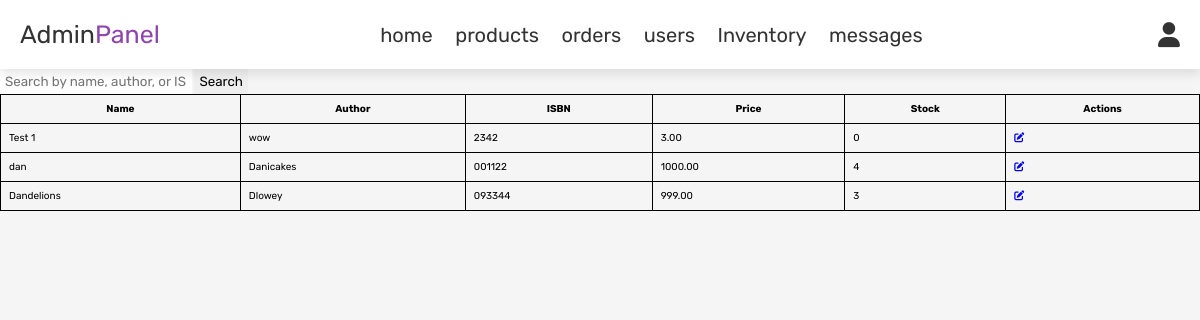
Screenshot of /admin_inventory.php (signed in) with the database file from the repository.
### tables this page shows
CREATE TABLE `products` (
  `id` int(11) NOT NULL,
  `name` varchar(255) NOT NULL,
  `author` varchar(255) NOT NULL,
  `price` decimal(10,2) NOT NULL,
  `image` varchar(255) NOT NULL,
  `isbn` varchar(255) NOT NULL,
  `stock` int(11) NOT NULL DEFAULT 0
);

### admin_inventory.php (the view, shortened to what this page needs)
<!DOCTYPE html>
<html lang="en">
<head>
   <link rel="stylesheet" href="https://cdnjs.cloudflare.com/ajax/libs/font-awesome/6.0.0/css/all.min.css">
   <link rel="stylesheet" href="css/admin_style.css">
</head>
<body style="font-family: Arial, sans-serif;">
   <?php include 'admin_header.php'; ?>
   <form method="GET" action="">
      <input type="text" name="search" placeholder="Search by name, author, or ISBN" style="padding: 5px;">
      <input type="submit" value="Search" style="padding: 5px;">
   </form>
   <?php
   include 'config.php';
   if (isset($_GET['search'])) {
      $search = mysqli_real_escape_string($conn, $_GET['search']);
      $query = "SELECT * FROM products WHERE name LIKE '%$search%' OR author LIKE '%$search%' OR isbn LIKE '%$search%'";
   } else {
      $query = "SELECT * FROM products";
   }
   $select_products = mysqli_query($conn, $query) or die('query failed');
   if (mysqli_num_rows($select_products) > 0) {
      echo "<table style='width: 100%; border-collapse: collapse;'>
               <tr>
                  <th style='border: 1px solid black; padding: 8px;'>Name</th>
                  <th style='border: 1px solid black; padding: 8px;'>Author</th>
                  <th style='border: 1px solid black; padding: 8px;'>ISBN</th>
                  <th style='border: 1px solid black; padding: 8px;'>Price</th>
                  <th style='border: 1px solid black; padding: 8px;'>Stock</th>
                  <th style='border: 1px solid black; padding: 8px;'>Actions</th>
               </tr>";
      while ($fetch_products = mysqli_fetch_assoc($select_products)) {
         echo "<tr>
                  <td style='border: 1px solid black; padding: 8px;'>" . $fetch_products['name'] . "</td>
                  <td style='border: 1px solid black; padding: 8px;'>" . $fetch_products['author'] . "</td>
                  <td style='border: 1px solid black; padding: 8px;'>" . $fetch_products['isbn'] . "</td>
                  <td style='border: 1px solid black; padding: 8px;'>" . $fetch_products['price'] . "</td>
                  <td style='border: 1px solid black; padding: 8px;'>" . $fetch_products['stock'] . "</td>
                  <td style='border: 1px solid black; padding: 8px;'>
                     <a href='admin_update.php?id=" . $fetch_products['id'] . "' class='update-btn'><i class='fas fa-edit'></i></a>
                  </td>
               </tr>";
      }
      echo "</table>";
   } else {
      echo '<p>No products found!</p>';
   }
   ?>
</body>
</html>

### css/admin_style.css (style rules this page uses)
:root { --purple:#8e44ad; --red:#c0392b; --orange:#f39c12; --black:#333; --white:#fff; --light-color:#666; --light-white:#ccc; --light-bg:#f5f5f5; --border:.1rem solid var(--black); --box-shadow:0 .5rem 1rem rgba(0,0,0,.1); }
* { font-family: 'Rubik', sans-serif; margin:0; padding:0; box-sizing: border-box; outline: none; border:none; text-decoration: none; transition:all .2s linear; }
html { font-size: 62.5%; overflow-x: hidden; }
body { background-color: var(--light-bg); }

### rows the page displays
products: name "Test 1", author "wow", isbn "2342", price "3.00", stock "0"
products: name "dan", author "Danicakes", isbn "001122", price "1000.00", stock "4"
products: name "Dandelions", author "Dlowey", isbn "093344", price "999.00", stock "3"
